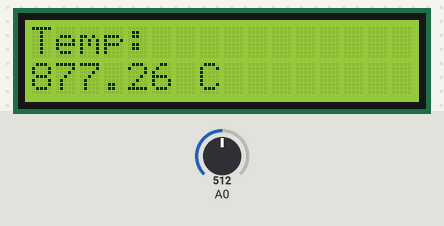
Bench run of a sketch on a simulated Arduino Uno, built with avr-gcc and run on an emulated ATmega328P. On the bench: 16×2 character LCD. Inputs (shaded band) come from the test bench; at power-on: A0 = 512.

Above: at 1.2 s.
1.3 s: A0 set to 716
At 3.2 s:
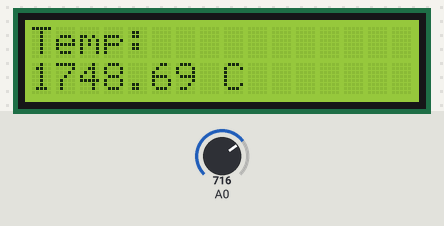
3.5 s: A0 set to 560
At 5.1 s:
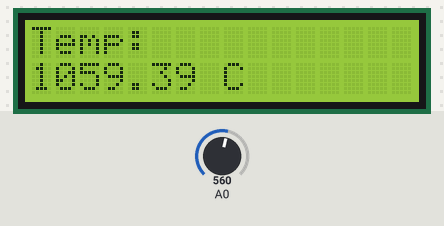
5.5 s: A0 set to 528
At 6.8 s:
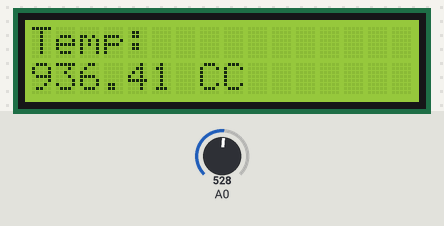
Timing chart, 0 to 8.5 s (numbered marks = the images above; inputs shaded):
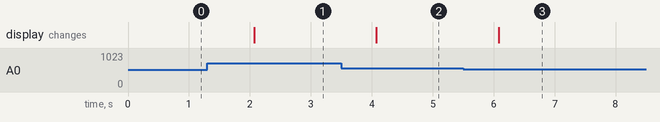

Measured:
- the behaviour switches between 545 and 544 on A0 (found by bisection; images 2 and 3)
- after the input at 1.3 s, the display: changes after 0.77 s (image 1)
- after the input at 3.5 s, the display: changes after 0.58 s (image 2)
- after the input at 5.5 s, the display: changes after 0.58 s (image 3)

The sketch:

DigitalThermometer.ino
```cpp
#include "Arduino.h"
#include <LiquidCrystal.h>

LiquidCrystal lcd(12, 11, 5, 4, 3, 2);

const double a = +128.10009657;
const double b = 105.14206697;
const double c = -188.04017689;

void setup() {
  lcd.begin(16, 2);
}

void loop() {
  int sensorValue = analogRead(A0);
  double voltage = (5.0 * sensorValue / 1023.0);
  lcd.setCursor(0, 0);
  lcd.print("Temp: ");
  double temperature = c + b * voltage + a * voltage * voltage;
  lcd.setCursor(0, 1);
  lcd.print(temperature);
  lcd.print(" C");
  delay(1000);
}
```
